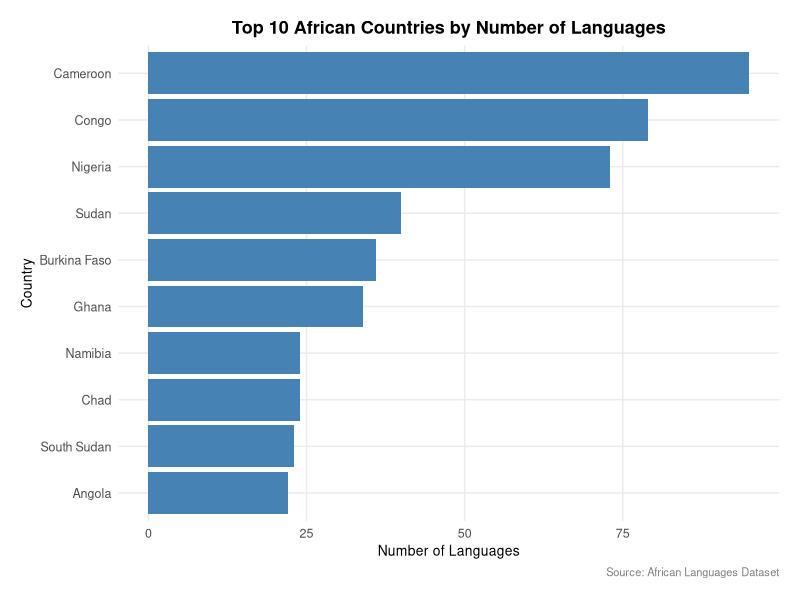
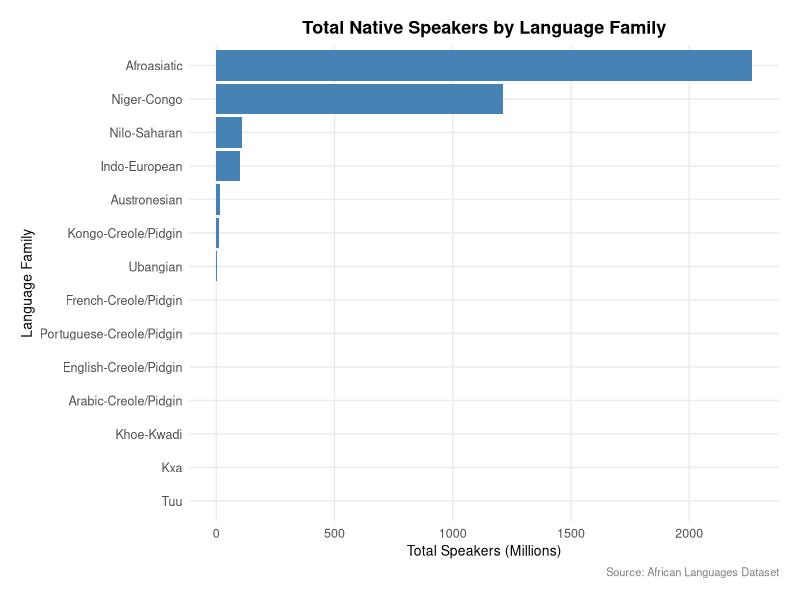
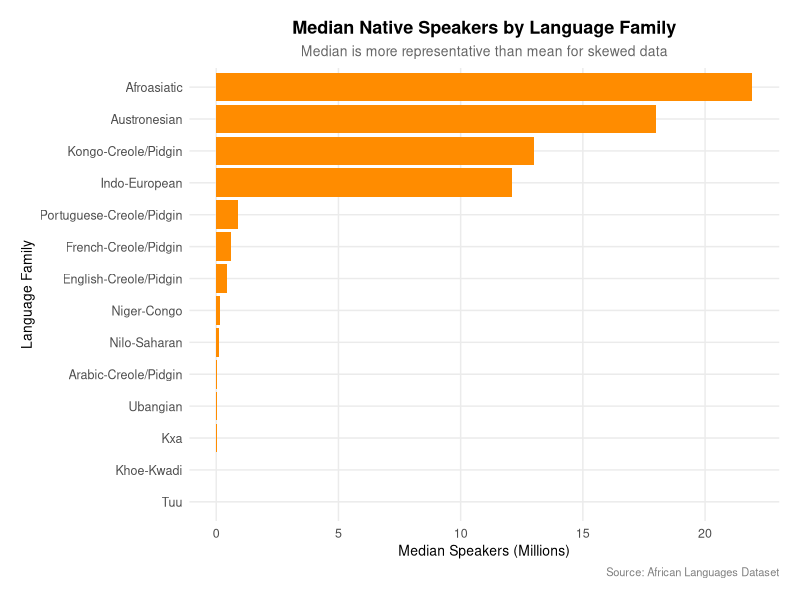
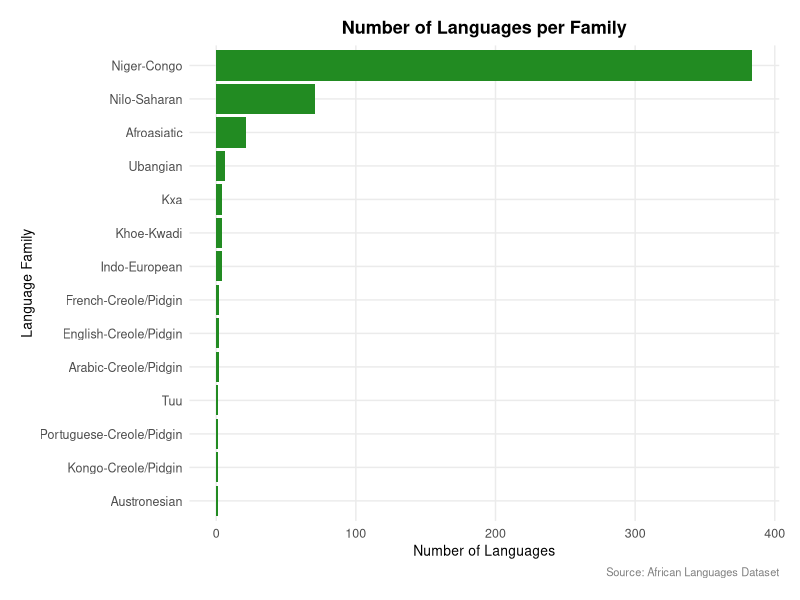
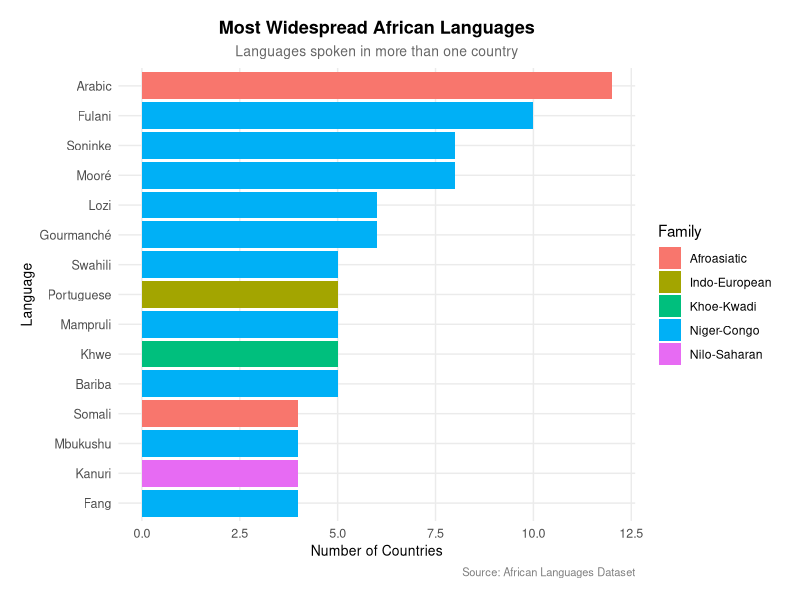
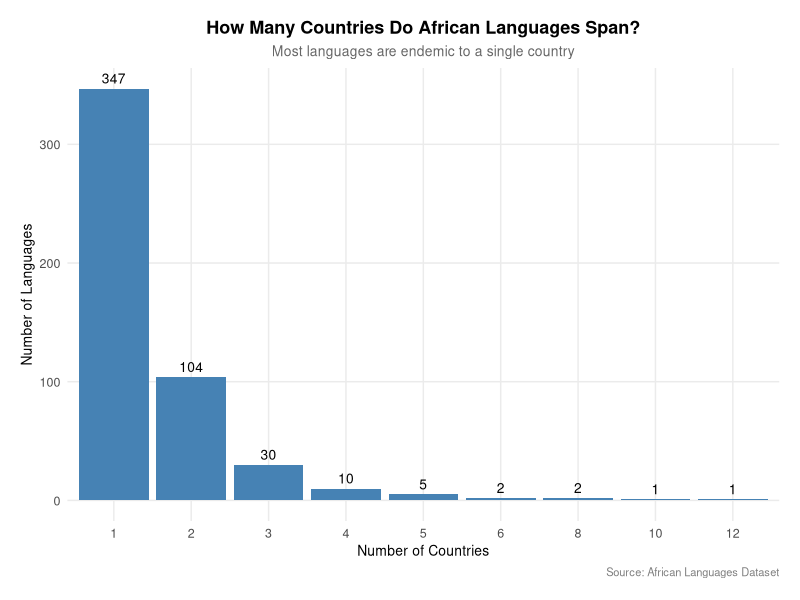
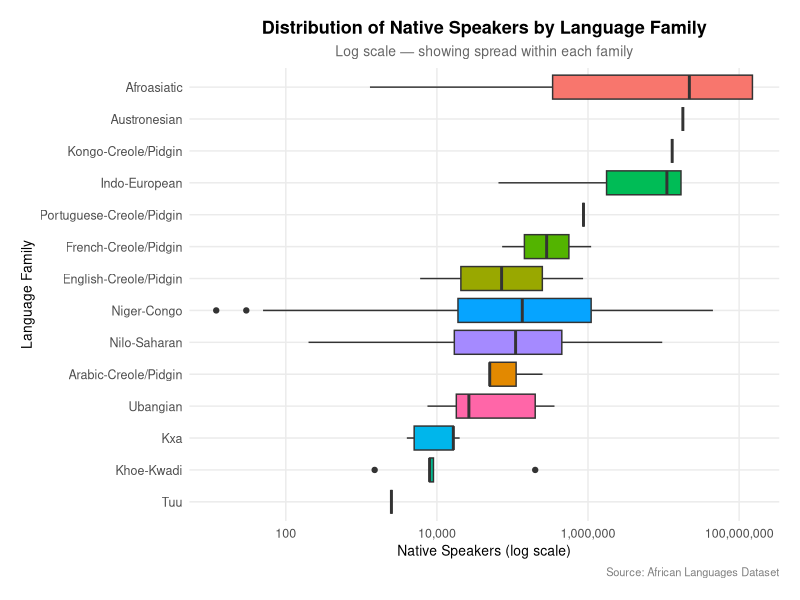
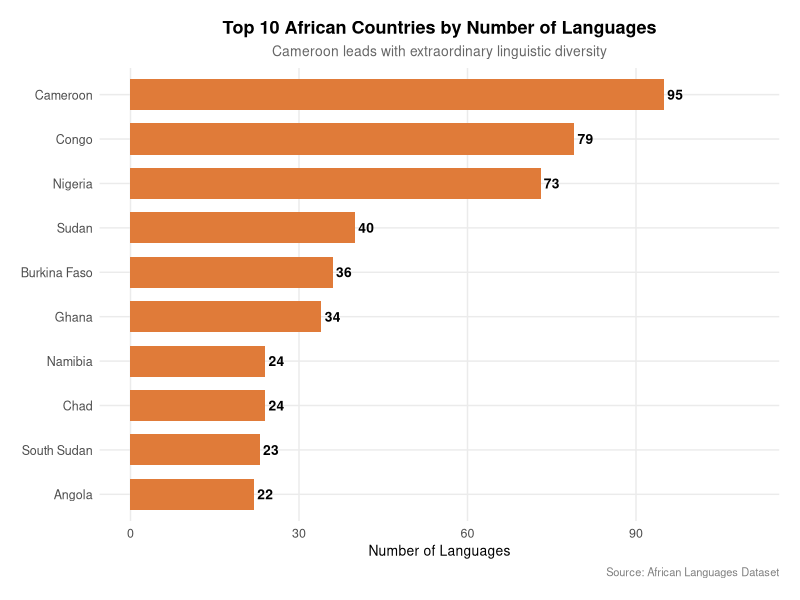

Here is the R script that generated these plots, in order:
library(tidyverse)
library(patchwork)

data <- read_csv("data/africa_languages.csv", locale = locale(encoding = "UTF-8"))
glimpse(data)

# Define a custom theme — run this once at the top of your script
theme_african <- theme_minimal() +
  theme(
    plot.title    = element_text(size = 13, face = "bold", hjust = 0.5),
    plot.subtitle = element_text(size = 10, hjust = 0.5, color = "grey40"),
    plot.caption  = element_text(size = 8, hjust = 1, color = "grey50"),
    axis.title    = element_text(size = 10),
    axis.text     = element_text(size = 9),
    panel.grid.minor = element_blank(),  # remove minor gridlines
    plot.margin   = margin(15, 15, 15, 15)  # padding around the plot
  )

# Data Cleaning Phase -----------------------------------------------------


# Check selected language names after loading the dataset.
data %>% 
  filter(language %in% c("Buru-Angwe", "Bomboli-Bozaba")) %>% 
  select(language,family,country)

data %>% 
  count(family,sort = TRUE)

#Lets find duplicates from the original data

data %>% 
  group_by(language,country) %>% 
  filter(n()>1) %>% 
  arrange(language,country) %>% 
  select(language,family,country,native_speakers)

#Assigning the correct Family for each language
data_clean<- data %>% 
  mutate(family=case_when(
    language=="Shabo" ~ "Nilo-Saharan",
    language=="Bozo" ~ "Niger-Congo",
    language=="Kituba" ~ "Kongo-Creole/Pidgin",
    language=="Nubi" ~ "Arabic-Creole/Pidgin",
    language=="Juba Arabic" ~ "Arabic-Creole/Pidgin",
    language=="Krio" ~ "English-Creole/Pidgin",
    language=="Pichinglis" ~ "English-Creole/Pidgin",
    language=="Mauritian Creole" ~ "French-Creole/Pidgin",
    language=="Seychellois Creole" ~ "French-Creole/Pidgin",
    language=="Cape Verdean Creole" ~ "Portuguese-Creole/Pidgin",
    family=="Afro-Asiatic" ~ "Afroasiatic",
    TRUE ~ family
  )) %>% 
  distinct(language, country, .keep_all = TRUE) #removing duplicated rows
glimpse(data_clean)

#clean family distribution
data_clean %>% 
  count(family,sort = TRUE)

#Confirm row count — should be 760 (796 minus 36 duplicate)
nrow(data)
nrow(data_clean)

# Save so you don't have to redo cleaning every session
write_csv(data_clean, "data/africa_languages_clean.csv")



# Exploratory Data Analysis -----------------------------------------------

#How many unique languages and countries do we have?

data_clean %>% 
  summarise(
    total_languages=n_distinct(language),
    total_countries=n_distinct(country),
    total_families=n_distinct(family)
  )


#1. Which country in Africa has the largest number of spoken languages --------

data_clean %>% 
  group_by(country) %>% 
  summarise(num_languages=n_distinct(language)) %>% 
  arrange(desc(num_languages)) %>% 
  slice_head(n=10)#top 10 countries



data_clean %>%
  group_by(country) %>%
  summarise(num_languages = n_distinct(language)) %>%
  arrange(desc(num_languages)) %>%
  slice_head(n = 10) %>%
  ggplot(aes(x = reorder(country, num_languages), y = num_languages)) +
  geom_col(fill = "steelblue") +
  coord_flip() +
  labs(
    title = "Top 10 African Countries by Number of Languages",
    x = "Country",
    y = "Number of Languages",
    caption = "Source: African Languages Dataset"
  ) +
  theme_african


# Which family of languages has the highest density of speakers? ----------

data_clean %>%
  group_by(family) %>%
  summarise(
    total_speakers  = sum(native_speakers),
    median_speakers = median(native_speakers),
    num_languages   = n_distinct(language)
  ) %>%
  arrange(desc(total_speakers))

# 1. Graph for Total speakers by family
data_clean %>%
  group_by(family) %>%
  summarise(total_speakers = sum(native_speakers)) %>%
  arrange(desc(total_speakers)) %>%
  ggplot(aes(x = reorder(family, total_speakers), y = total_speakers / 1e6)) +
  geom_col(fill = "steelblue") +
  coord_flip() +
  labs(
    title = "Total Native Speakers by Language Family",
    x = "Language Family",
    y = "Total Speakers (Millions)",
    caption = "Source: African Languages Dataset"
  ) +
  theme_african

# 2. Median speakers by family — fairer comparison
data_clean %>%
  group_by(family) %>%
  summarise(median_speakers = median(native_speakers)) %>%
  arrange(desc(median_speakers)) %>%
  ggplot(aes(x = reorder(family, median_speakers), y = median_speakers / 1e6)) +
  geom_col(fill = "darkorange") +
  coord_flip() +
  labs(
    title = "Median Native Speakers by Language Family",
    subtitle = "Median is more representative than mean for skewed data",
    x = "Language Family",
    y = "Median Speakers (Millions)",
    caption = "Source: African Languages Dataset"
  ) +
  theme_african


# 3. Number of languages per family
data_clean %>%
  group_by(family) %>%
  summarise(num_languages = n_distinct(language)) %>%
  arrange(desc(num_languages)) %>%
  ggplot(aes(x = reorder(family, num_languages), y = num_languages)) +
  geom_col(fill = "forestgreen") +
  coord_flip() +
  labs(
    title = "Number of Languages per Family",
    x = "Language Family",
    y = "Number of Languages",
    caption = "Source: African Languages Dataset"
  ) +
  theme_african



# Are there any languages that cut across multiple countries? -------------

data_clean %>%
  group_by(language) %>%
  summarise(
    num_countries = n_distinct(country),
    countries = paste(sort(unique(country)), collapse = ", "),
    family = first(family)
  ) %>%
  filter(num_countries > 1) %>%
  arrange(desc(num_countries))




data_clean %>%
  group_by(language) %>%
  summarise(
    num_countries = n_distinct(country),
    family = first(family)
  ) %>%
  filter(num_countries > 1) %>%
  arrange(desc(num_countries)) %>%
  slice_head(n = 15) %>%
  ggplot(aes(x = reorder(language, num_countries), 
             y = num_countries,
             fill = family)) +
  geom_col() +
  coord_flip() +
  labs(
    title = "Most Widespread African Languages",
    subtitle = "Languages spoken in more than one country",
    x = "Language",
    y = "Number of Countries",
    fill = "Family",
    caption = "Source: African Languages Dataset"
  ) +
  theme_african




#languages spoken in only 1 country
data_clean %>%
  group_by(language) %>%
  summarise(num_countries = n_distinct(country)) %>%
  count(num_countries) %>%
  arrange(desc(num_countries))


data_clean %>%
  group_by(language) %>%
  summarise(num_countries = n_distinct(country)) %>%
  count(num_countries) %>%
  ggplot(aes(x = factor(num_countries), y = n)) +
  geom_col(fill = "steelblue") +
  geom_text(aes(label = n), vjust = -0.5, size = 3.5) +
  labs(
    title = "How Many Countries Do African Languages Span?",
    subtitle = "Most languages are endemic to a single country",
    x = "Number of Countries",
    y = "Number of Languages",
    caption = "Source: African Languages Dataset"
  ) +
  theme_african

data_clean %>%
  ggplot(aes(x = reorder(family, native_speakers, median), 
             y = native_speakers,
             fill = family)) +
  geom_boxplot(show.legend = FALSE) +
  scale_y_log10(labels = scales::comma) +
  coord_flip() +
  labs(
    title = "Distribution of Native Speakers by Language Family",
    subtitle = "Log scale — showing spread within each family",
    x = "Language Family",
    y = "Native Speakers (log scale)",
    caption = "Source: African Languages Dataset"
  ) +
  theme_african


# African-inspired colour palette
africa_colours <- c(
  "Niger-Congo"              = "#E07B39",  # warm orange
  "Nilo-Saharan"             = "#4A90A4",  # steel blue
  "Afroasiatic"              = "#C0392B",  # deep red
  "Indo-European"            = "#7D3C98",  # purple
  "Khoe-Kwadi"               = "#27AE60",  # green
  "Kxa"                     = "#2ECC71",  # light green
  "Ubangian"                 = "#F39C12",  # amber
  "Tuu"                      = "#1ABC9C",  # teal
  "Austronesian"             = "#3498DB",  # blue
  "Kongo-Creole/Pidgin"      = "#E74C3C",  # red
  "Arabic-Creole/Pidgin"     = "#D4AC0D",  # gold
  "English-Creole/Pidgin"    = "#85929E",  # grey
  "French-Creole/Pidgin"     = "#5D6D7E",  # dark grey
  "Portuguese-Creole/Pidgin" = "#A04000"   # brown
)


p1 <- data_clean %>%
  group_by(country) %>%
  summarise(num_languages = n_distinct(language)) %>%
  arrange(desc(num_languages)) %>%
  slice_head(n = 10) %>%
  ggplot(aes(x = reorder(country, num_languages), y = num_languages)) +
  geom_col(fill = "#E07B39", width = 0.7) +
  geom_text(aes(label = num_languages), 
            hjust = -0.2, size = 3.5, fontface = "bold") +
  coord_flip() +
  scale_y_continuous(limits = c(0, 110)) +  # make room for labels
  labs(
    title    = "Top 10 African Countries by Number of Languages",
    subtitle = "Cameroon leads with extraordinary linguistic diversity",
    x        = NULL,  # no axis title needed — countries are self-explanatory
    y        = "Number of Languages",
    caption  = "Source: African Languages Dataset"
  ) +
  theme_african

p1




p2 <- data_clean %>%
  group_by(language) %>%
  summarise(
    num_countries = n_distinct(country),
    family = first(family)
  ) %>%
  filter(num_countries > 1) %>%
  arrange(desc(num_countries)) %>%
  slice_head(n = 15) %>%
  ggplot(aes(x = reorder(language, num_countries), 
             y = num_countries,
             fill = family)) +
  geom_col(width = 0.7) +
  geom_text(aes(label = num_countries), 
            hjust = -0.2, size = 3.5, fontface = "bold") +
  coord_flip() +
  scale_fill_manual(values = africa_colours) +
  scale_y_continuous(limits = c(0, 14)) +
  labs(
    title    = "Most Widespread African Languages",
    subtitle = "Top 15 languages by number of countries spanned",
    x        = NULL,
    y        = "Number of Countries",
    fill     = "Language Family",
    caption  = "Source: African Languages Dataset"
  ) +
  theme_african +
  theme(legend.position = "bottom",
        legend.text = element_text(size = 8))

p2


p3 <- data_clean %>%
  ggplot(aes(x = reorder(family, native_speakers, median), 
             y = native_speakers,
             fill = family)) +
  geom_boxplot(show.legend = FALSE, alpha = 0.8) +
  scale_y_log10(labels = scales::comma) +
  scale_fill_manual(values = africa_colours) +
  coord_flip() +
  labs(
    title    = "Native Speaker Distribution by Language Family",
    subtitle = "Log scale — showing spread and outliers within each family",
    x        = NULL,
    y        = "Native Speakers (log scale)",
    caption  = "Source: African Languages Dataset"
  ) +
  theme_african

p3


# Combine all three charts into one figure
combined_plot <- p1 / p2 / p3 +
  plot_annotation(
    title    = "African Languages — A Statistical Overview",
    subtitle = "Diversity, spread and speaker distribution across the continent",
    caption  = "Source: African Languages Dataset",
    theme    = theme(
      plot.title    = element_text(size = 16, face = "bold", hjust = 0.5),
      plot.subtitle = element_text(size = 11, hjust = 0.5, color = "grey40"),
      plot.caption  = element_text(size = 8, hjust = 1, color = "grey50")
    )
  )

# Save it as a high resolution image
ggsave("figures/african_languages_overview.png", 
       combined_plot, 
       width = 12, height = 18, dpi = 300)
